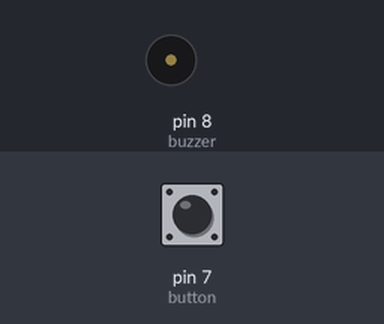
A sketch run on a simulated Arduino Uno, built with avr-gcc and run on an emulated ATmega328P. On the bench: buzzer (waves = sounding, pin HIGH). The inputs (shaded band) are chosen by the test bench; at power-on: pin 7 (button) LOW.

Above: at 1.2 s.
1.3 s: pin 7 (button) pulled HIGH for 0.15 s
At 1.37 s:
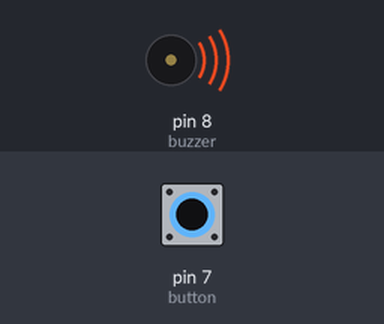
2.9 s: pin 7 (button) pulled HIGH for 3.2 s
At 6.7 s:
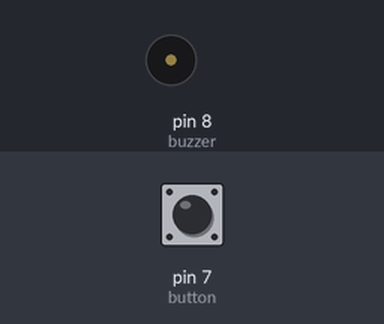
Timing chart, 0 to 8.2 s (numbered marks = the images above; inputs shaded):
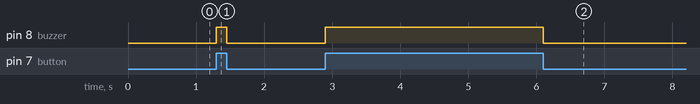

Measured:
- after the input at 1.3 s, pin 8 (buzzer): LOW → HIGH at once, → LOW 0.15 s later
- after the input at 2.9 s, pin 8 (buzzer): LOW → HIGH at once, → LOW 3.2 s later

The sketch:

Bugger_alarm.ino
```cpp
int buzzer = 8;  // Buzzer connected to pin 8
int button = 7;  // Button connected to pin 7
int buttonState = 0;

void setup() {
    pinMode(buzzer, OUTPUT);  // Set buzzer pin as output
    pinMode(button, INPUT);   // Set button pin as input
}

void loop() {
    buttonState = digitalRead(button);  // Read button state

    if (buttonState == HIGH) {
        digitalWrite(buzzer, HIGH);  // Turn buzzer ON
    } else {
        digitalWrite(buzzer, LOW);   // Turn buzzer OFF
    }
}
```
